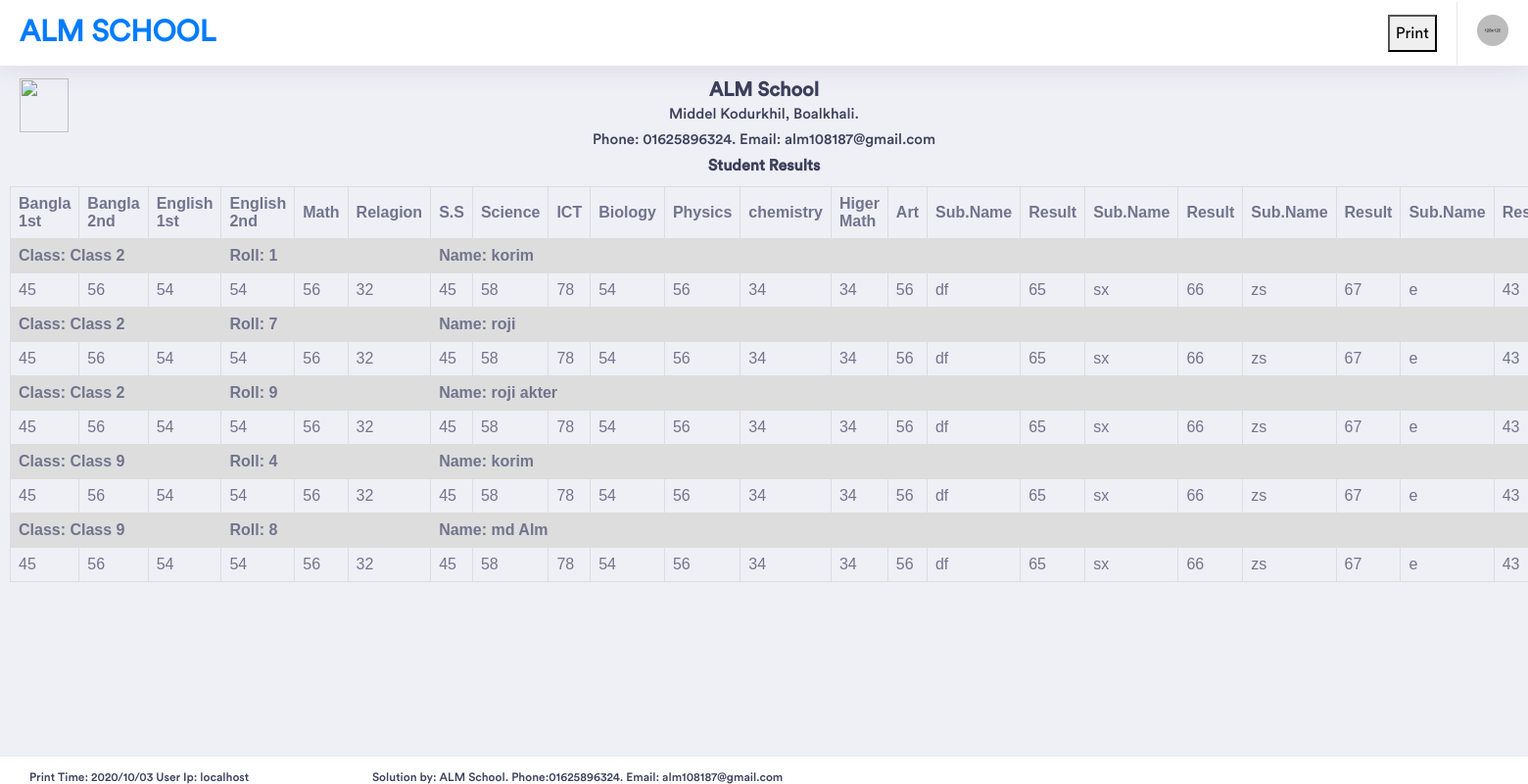
/RptResult.php, run on the app's committed database.
### tables this page shows
CREATE TABLE `result` (
  `autoId` int(250) NOT NULL,
  `Student_Name` varchar(250) NOT NULL,
  `Class` varchar(250) NOT NULL,
  `Roll` int(100) NOT NULL,
  `B1rst` int(211) NOT NULL,
  `B2rst` int(211) NOT NULL,
  `E1rst` int(211) NOT NULL,
  `E2rst` int(221) NOT NULL,
  `Mrst` int(222) NOT NULL,
  `Rrst` int(222) NOT NULL,
  `ssrst` int(222) NOT NULL,
  `srst` int(222) NOT NULL,
  `Irst` int(222) NOT NULL,
  `Biology` int(222) NOT NULL,
  `Physics` int(222) NOT NULL,
  `chemistry` int(222) NOT NULL,
  `HigerMath` int(222) NOT NULL,
  `Art` int(111) NOT NULL,
  `exs1` varchar(111) NOT NULL,
  `exs1rst` int(111) NOT NULL,
  `exs2` varchar(111) NOT NULL,
  `exs2rst` int(111) NOT NULL,
  `exs3` varchar(111) NOT NULL,
  `exs3rst` int(111) NOT NULL,
  `exs4` varchar(111) NOT NULL,
  `exs4rst` int(111) NOT NULL,
  `userIp` varchar(111) NOT NULL,
  `entryTime` datetime NOT NULL
);

### RptResult.php (the view, shortened to what this page needs)
<html>
<head>
</head>
<body>
<div style="height: 70px;">
<?php
include("RptHeaderAll.php");
?>
</div>
<div style="padding: 10px;">
<div style=" height:110px;   text-align: center; ">
	<div style=" width:70px;  float: left;   z-index: 1; position: absolute; " >
	<img src="img/almlogo.png" class="w3-image w3-greyscale-min" style="width:50px; height:55px;" >
	</div>
	<div style=" width:100%; ">
		<h3 Style=" font-weight: bold; margin-bottom: 0px;">ALM School</h3>
		<h5 Style=" margin-bottom: 0px;">Middel Kodurkhil, Boalkhali.</h5>
		<h5 Style=" margin-bottom: 0px;">Phone: 01625896324. Email: alm108187@gmail.com</h5>
		<h4 Style=" font-weight: bold; margin-bottom: 0px;"> Student Results</h4>
	</div>
</div>
<table style="padding: 15px; margin-bottom: 50px;">
<tr>
<th Style="width:20px"> Bangla 1st</th>
<th Style='width:170px'> Bangla 2nd</th>
<th Style='width:150px'> English 1st</th>
<th Style='width:150px'> English 2nd</th>
<th Style='width:120px'> Math </th>
<th Style='width:120px'> Relagion</th>
<th Style='width:40px'> S.S </th>
<th Style='width:70px'> Science </th>
<th Style='width:150px'> ICT</th>
<th Style='width:120px'> Biology </th>
<th Style='width:120px'> Physics </th>
<th Style='width:40px'> chemistry </th>
<th Style='width:70px'> Higer Math </th>
<th Style='width:70px'> Art </th>
<th Style='width:120px'> Sub.Name </th>
<th Style='width:40px'> Result </th>
<th Style='width:40px'> Sub.Name </th>
<th Style='width:40px'> Result </th>
<th Style='width:70px'> Sub.Name </th>
<th Style='width:40px'> Result </th>
<th Style='width:70px'> Sub.Name </th>
<th Style='width:40px'> Result </th>
<?php
$link= mysqli_connect("localhost", "root", "");
mysqli_select_db($link,"alm");
$result="SELECT DISTINCT `Student_Name`,  `Class`, `Roll` FROM `result` order by Class ";
$display=mysqli_query($link,$result);
while($row=mysqli_fetch_array($display))
{
	echo"<tr>";
	  echo"<td colspan='3' Style='font-weight: bold;'>   Class: ".$row['Class']. "</td><td colspan='3' Style='font-weight: bold;'> Roll: ".$row['Roll']."  </td><td colspan='16' Style='font-weight: bold;'>  Name: ".$row['Student_Name']." </td> ";
	echo"</tr>";
	$re="SELECT * FROM `result` Where Student_Name like '".$row['Student_Name']."' and Class like '".$row['Class']."' and Roll like '".$row['Roll']."' order by Class ";
		$dl=mysqli_query($link,$re);
			while($row1=mysqli_fetch_array($dl))
			{
				echo"<tr>";
				echo"<td>".$row1['B1rst']."</td>";
				echo"<td>".$row1['B2rst']."</td>";
				echo"<td>".$row1['E1rst']."</td>";
				echo"<td>".$row1['E2rst']."</td>";
				echo"<td>".$row1['Mrst']."</td>";
				echo"<td>".$row1['Rrst']."</td>";
				echo"<td>".$row1['ssrst']."</td>";
				echo"<td>".$row1['srst']."</td>";
				echo"<td>".$row1['Irst']."</td>";
				echo"<td>".$row1['Biology']."</td>";
				echo"<td>".$row1['Physics']."</td>";
				echo"<td>".$row1['chemistry']."</td>";
				echo"<td>".$row1['HigerMath']."</td>";
				echo"<td>".$row1['Art']."</td>";
				echo"<td>".$row1['exs1']."</td>";
				echo"<td>".$row1['exs1rst']."</td>";
				echo"<td>".$row1['exs2']."</td>";
				echo"<td>".$row1['exs2rst']."</td>";
				echo"<td>".$row1['exs3']."</td>";
				echo"<td>".$row1['exs3rst']."</td>";
				echo"<td>".$row1['exs4']."</td>";
				echo"<td>".$row1['exs4rst']."</td>";
				echo"</tr>";
			}
}
?>
</table>
<div class="footer"  Style="height:10px;">
                   <h6 Style=" float: left; width: 350px;"> <?php
											echo "Print Time: " . date("Y/m/d");
											   echo " User Ip: ".$_SERVER['HTTP_HOST'];
											  ?></h6>
				<h6 Style=" float: left; width: 450px;">Solution by: ALM School. Phone:01625896324. Email: alm108187@gmail.com</h6>
</div>
</div>
</body>
</html>

### RptResult.php (style rules this page uses)
table { font-family: arial, sans-serif; border-collapse: collapse; width: 100%; }
td, th { border: 1px solid #dddddd; text-align: left; padding: 8px; word-wrap: break-word; overflow-wrap: break-word; }
tr:nth-child(even) { background-color: #dddddd; }
.footer { position: fixed; left: 0; bottom: 0; width: 100%; }

### data on the page
result: B1rst "45", B2rst "56", E1rst "54", E2rst "54", Mrst "56", Rrst "32", ssrst "45", srst "58", Irst "78", Biology "54", Physics "56", chemistry "34", HigerMath "34", Art "56", exs1 "df", exs1rst "65", exs2 "sx", exs2rst "66", exs3 "zs", exs3rst "67", exs4 "e", exs4rst "43"
result: B1rst "45", B2rst "56", E1rst "54", E2rst "54", Mrst "56", Rrst "32", ssrst "45", srst "58", Irst "78", Biology "54", Physics "56", chemistry "34", HigerMath "34", Art "56", exs1 "df", exs1rst "65", exs2 "sx", exs2rst "66", exs3 "zs", exs3rst "67", exs4 "e", exs4rst "43"
result: B1rst "45", B2rst "56", E1rst "54", E2rst "54", Mrst "56", Rrst "32", ssrst "45", srst "58", Irst "78", Biology "54", Physics "56", chemistry "34", HigerMath "34", Art "56", exs1 "df", exs1rst "65", exs2 "sx", exs2rst "66", exs3 "zs", exs3rst "67", exs4 "e", exs4rst "43"
result: B1rst "45", B2rst "56", E1rst "54", E2rst "54", Mrst "56", Rrst "32", ssrst "45", srst "58", Irst "78", Biology "54", Physics "56", chemistry "34", HigerMath "34", Art "56", exs1 "df", exs1rst "65", exs2 "sx", exs2rst "66", exs3 "zs", exs3rst "67", exs4 "e", exs4rst "43"
result: B1rst "45", B2rst "56", E1rst "54", E2rst "54", Mrst "56", Rrst "32", ssrst "45", srst "58", Irst "78", Biology "54", Physics "56", chemistry "34", HigerMath "34", Art "56", exs1 "df", exs1rst "65", exs2 "sx", exs2rst "66", exs3 "zs", exs3rst "67", exs4 "e", exs4rst "43"

### other printed values
$row['Class'] "Class 2"
$row['Roll'] "1"
$row['Student_Name'] "korim"
$row['Roll'] "7"
$row['Student_Name'] "roji"
$row['Roll'] "9"
$row['Student_Name'] "roji akter"
$row['Class'] "Class 9"
$row['Roll'] "4"
$row['Roll'] "8"
$row['Student_Name'] "md Alm"
$_SERVER['HTTP_HOST'] "localhost"
